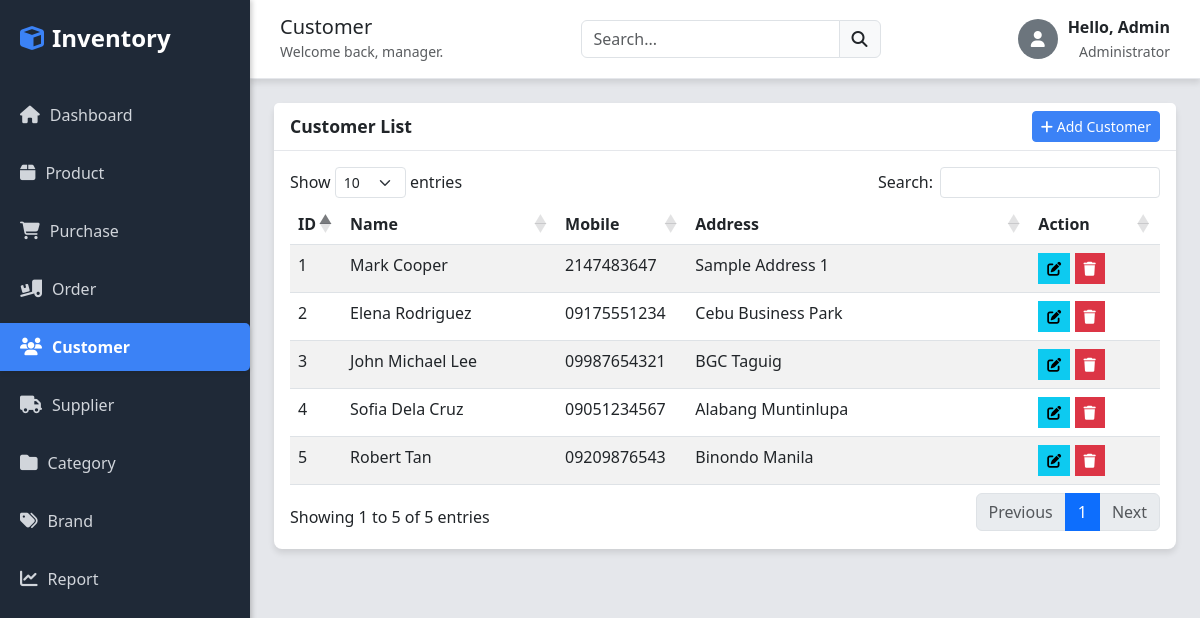
/customer.php, run on the app's committed database.
### tables this page shows
CREATE TABLE customers (
    id INT AUTO_INCREMENT PRIMARY KEY,
    name VARCHAR(100),
    address TEXT,
    mobile VARCHAR(20),
    balance DECIMAL(10,2) DEFAULT 0.00
);

### customer.php (the view, shortened to what this page needs)
<?php
include 'header.php';
$sql = "SELECT * FROM customers ORDER BY id DESC";
$result = $conn->query($sql);
?>
<div class="card">
    <div class="card-header d-flex justify-content-between align-items-center">
        <span>Customer List</span>
        <button class="btn btn-primary-custom btn-sm" data-bs-toggle="modal" data-bs-target="#addCustomerModal">
            <i class="fas fa-plus"></i> Add Customer
        </button>
    </div>
    <div class="card-body">
        <table class="table table-hover table-striped" id="customerTable">
            <thead>
                <tr>
                    <th width="5%">ID</th>
                    <th width="25%">Name</th>
                    <th width="15%">Mobile</th>
                    <th width="40%">Address</th>
                    <th width="15%">Action</th>
                </tr>
            </thead>
            <tbody>
                <?php while ($row = $result->fetch_assoc()): ?>
                    <tr>
                        <td><?php echo $row['id']; ?></td>
                        <td><?php echo $row['name']; ?></td>
                        <td><?php echo $row['mobile']; ?></td>
                        <td><?php echo $row['address']; ?></td>
                        <td>
                            <button class="btn btn-sm btn-info rounded-0 edit-btn"
                                data-bs-toggle="modal" data-bs-target="#editCustomerModal"
                                data-id="<?php echo $row['id']; ?>"
                                data-name="<?php echo $row['name']; ?>"
                                data-mobile="<?php echo $row['mobile']; ?>"
                                data-address="<?php echo $row['address']; ?>">
                                <i class="fas fa-edit"></i>
                            </button>
                            <a href="customer.php?delete_id=<?php echo $row['id']; ?>"
                                onclick="return confirm('Are you sure you want to delete this customer?');" style="text-decoration: none;">
                                <button class="btn btn-sm btn-danger rounded-0"><i class="fas fa-trash"></i></button>
                            </a>
                        </td>
                    </tr>
                <?php endwhile; ?>
            </tbody>
        </table>
    </div>
</div>
<?php include 'footer.php'; ?>

### header.php (style rules this page uses)
:root { --sidebar-width: 250px; --sidebar-bg: #1f2937; --sidebar-color: #d1d5db; --sidebar-active-bg: #3b82f6; --main-bg: #e5e7eb; --card-bg: white; --shadow-light: 0 4px 6px rgba(0, 0, 0, 0.1); }
body { background-color: var(--main-bg); margin: 0; padding: 0; display: flex; }
.card { border-radius: 8px; box-shadow: var(--shadow-light); border: none; margin-bottom: 20px; }
.card-header { background-color: white; border-bottom: 1px solid #e5e7eb; font-weight: 600; font-size: 1.1rem; }
.btn-primary-custom { background-color: var(--sidebar-active-bg); color: white; border-color: var(--sidebar-active-bg); }
.btn-info, .btn-danger, .btn-primary { border-radius: 4px; }

### data on the page
customers: id "5", name "Robert Tan", mobile "09209876543", address "Binondo Manila"
customers: id "4", name "Sofia Dela Cruz", mobile "09051234567", address "Alabang Muntinlupa"
customers: id "3", name "John Michael Lee", mobile "09987654321", address "BGC Taguig"
customers: id "2", name "Elena Rodriguez", mobile "09175551234", address "Cebu Business Park"
customers: id "1", name "Mark Cooper", mobile "2147483647", address "Sample Address 1"

### other printed values
str_replace('_', ' ', $page_title) "Customer"
